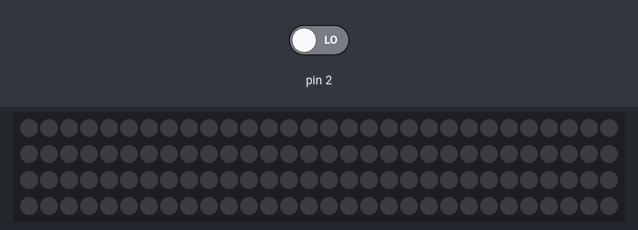
Simulated run of this sketch. Board: Arduino Uno, built with avr-gcc and run on an emulated ATmega328P. Shown: 120 RGB LEDs in strip order, left to right, continuing on the next row. Inputs (shaded band) come from the test bench; at power-on: pin 2 LOW.

Above: at 1.5 s.
1.6 s: pin 2 driven HIGH
At 3.3 s:
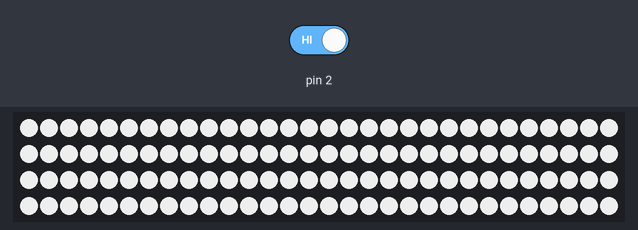
4.3 s: pin 2 driven LOW
At 5.43 s:
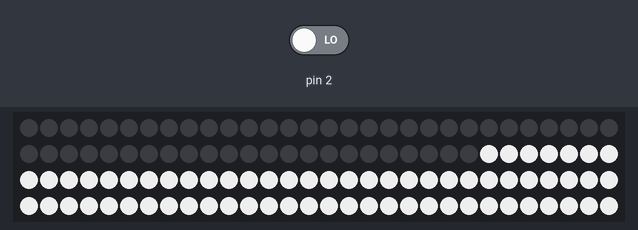
Timing chart, 0 to 7.3 s (numbered marks = the images above; inputs shaded):
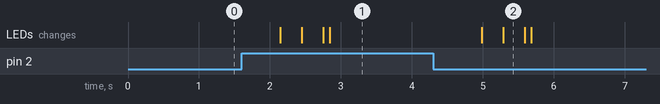

The sketch:

neoPixelArduino.ino
```cpp
#include <Adafruit_NeoPixel.h>


#define PIN 6

Adafruit_NeoPixel neo = Adafruit_NeoPixel(120, PIN, NEO_GRB + NEO_KHZ800);


void setup() {

  // put your setup code here, to run once:
  pinMode(2, INPUT);
  neo.begin();
  neo.show();

}
void loop() {
  if(digitalRead(2)==HIGH){
    colorWipe(neo.Color(200,200,200),1);
  }
  else if(digitalRead(2)==LOW){
    colorWipe(neo.Color(0,0,0),1);
  }
}
void colorWipe(uint32_t c, uint8_t wait) {
  for(uint16_t i=0; i<neo.numPixels(); i++) {
      neo.setPixelColor(i, c);
      neo.show();
      delay(wait);
  }
}
```

Measured:
- after the input at 1.6 s, the LEDs: first change after 0.54 s (image 1 shows a later state)
- after the input at 4.3 s, the LEDs: first change after 0.68 s (image 2 shows a later state)
